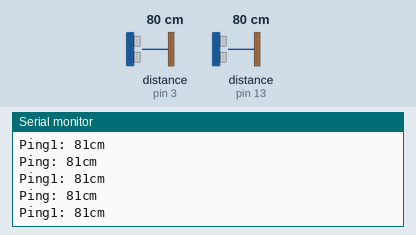
The sketch below on a simulated Arduino Uno, built with avr-gcc and run on an emulated ATmega328P. Parts: the last lines printed to the serial monitor. Inputs (shaded band) come from the test bench; at power-on: distance to the obstacle (sensors on pin 3, pin 13) 80 cm. The echo pulse lasts 58.3 µs per cm.

Above: at 4.2 s.
4.3 s: distance to the obstacle (sensor on pin 3) set to 2 cm
At 4.35 s:
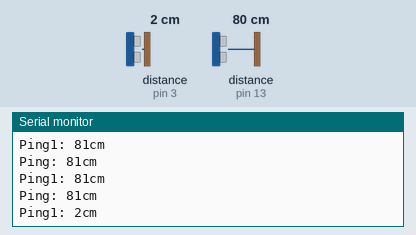
5.8 s: distance to the obstacle (sensor on pin 13) set to 9 cm
At 5.82 s:
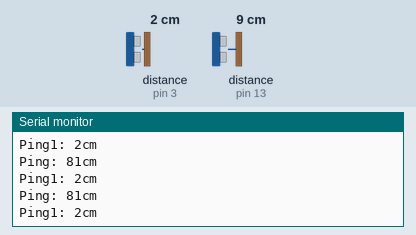
8.8 s: distance to the obstacle (sensor on pin 3) set to 9 cm
At 8.81 s:
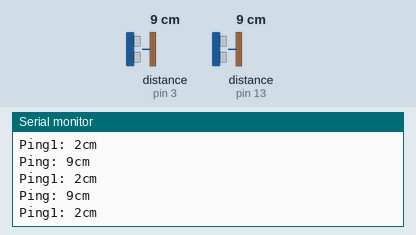
11.8 s: distance to the obstacle (sensor on pin 13) set to 120 cm
At 11.92 s:
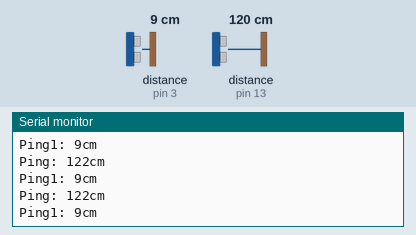
14.8 s: distance to the obstacle (sensor on pin 3) set to 18 cm
At 14.82 s:
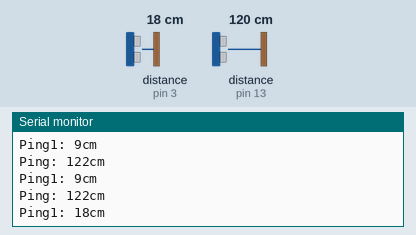
17.8 s: distance to the obstacle (sensor on pin 13) set to 250 cm
At 17.81 s:
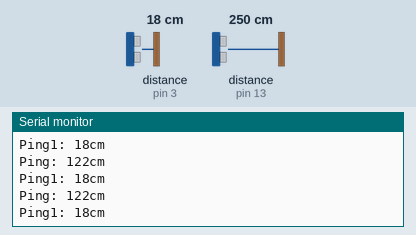
Timing chart, 0 to 20.8 s (numbered marks = the images above; inputs shaded):
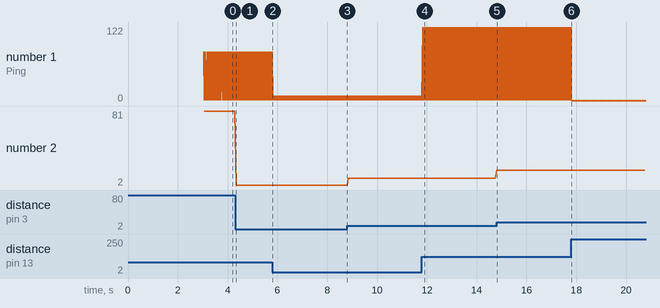

The sketch:

sonic.ino
```cpp
#include <NewPing.h>
#define echo 13
#define trig 12
#define vcc 11

#define gnd1 2
#define trig1 4
#define vcc1 5
#define echo1 3
NewPing sonar(trig, echo, 200);
NewPing sonar1(trig1, echo1, 200);
void setup() {
Serial.begin(9600);
delay(3000);
pinMode(vcc, OUTPUT);
digitalWrite(vcc, 1);
pinMode(vcc1, OUTPUT);
digitalWrite(vcc1, 1);
pinMode(gnd1, OUTPUT);
digitalWrite(gnd1, 0);
}

void loop() {
  delay(50);                     // Wait 50ms between pings (about 20 pings/sec). 29ms should be the shortest delay between pings.
  Serial.print("Ping: ");
  Serial.print(sonar.ping_cm()); // Send ping, get distance in cm and print result (0 = outside set distance range)
  Serial.println("cm");                     // Wait 50ms between pings (about 20 pings/sec). 29ms should be the shortest delay between pings.
  Serial.print("Ping1: ");
  Serial.print(sonar1.ping_cm()); // Send ping, get distance in cm and print result (0 = outside set distance range)
  Serial.println("cm");

}
```

Measured:
- after the input at 4.3 s, the serial monitor: prints a new line at once (image 1)
- after the input at 11.8 s, the serial monitor: prints a new line at once (image 4)
- after the input at 14.8 s, the serial monitor: prints a new line at once (image 5)
- plotted number 1: 1 → 122 after the input at 11.8 s
- plotted number 2: 81 → 2 after the input at 4.3 s, 9 → 18 after the input at 14.8 s
